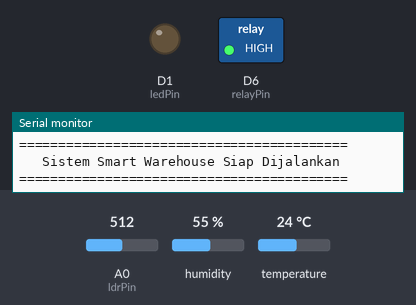
This sketch was run on a simulated ESP8266 (NodeMCU). Parts: switched loads named in the sketch (green lamp = pin HIGH), output pins drawn as LEDs (lit = HIGH), the last lines printed to the serial monitor. The test bench sets the inputs (shaded band); at power-on: A0 (ldrPin) = 512, humidity 55 %, temperature 24 °C.

Above: at 0.1 s.
At 2.1 s:
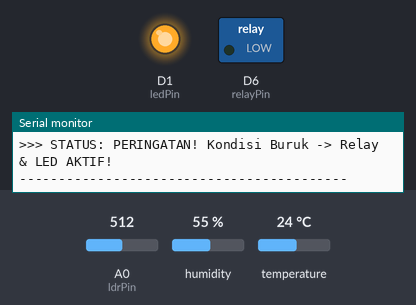
Timing chart, 0 to 3.6 s (numbered marks = the images above):
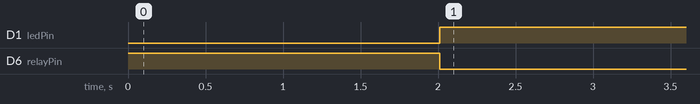

Measured:
- by itself, D1 (ledPin): LOW → HIGH at 2.0 s
- by itself, D6 (relayPin): HIGH → LOW at 2.0 s

The sketch:

Praktikum2.1.ino
```cpp
#include <DHT.h>

// Deklarasi Pin Fisik NodeMCU
const byte ldrPin   = A0; // Pin A0 untuk LDR
const byte dhtPin   = D5; // Pin D5 untuk DHT
const byte relayPin = D6; // Pin D6 untuk Relay
const byte ledPin   = D1; // Pin D1 untuk LED Indikator

// Tipe sensor DHT22 (sensor putih)
#define DHTTYPE DHT22
DHT dht(dhtPin, DHTTYPE);

void setup() {
  Serial.begin(115200);
  dht.begin();

  // Konfigurasi pin aktuator
  pinMode(relayPin, OUTPUT);
  pinMode(ledPin, OUTPUT);

  // KONDISI AWAL (Default MATI)
  digitalWrite(relayPin, HIGH); // Relay Active-Low (HIGH = MATI)
  digitalWrite(ledPin, LOW);    // LED Indikator (LOW = MATI)

  Serial.println("\n==========================================");
  Serial.println("   Sistem Smart Warehouse Siap Dijalankan ");
  Serial.println("==========================================");
}

void loop() {
  // Jeda 2 detik wajib untuk sensor DHT
  delay(2000);

  // Pembacaan sensor
  int ldrValue = analogRead(ldrPin);
  float temp = dht.readTemperature();

  // Print data LDR ke Serial Monitor
  Serial.print("Cahaya (ADC): ");
  Serial.print(ldrValue);

  // Cek apakah pembacaan DHT error (NaN)
  if (isnan(temp)) {
    Serial.println(" | Suhu: [DHT ERROR/KABEL LOOSE]");
    temp = 0.0;
  } else {
    Serial.print(" | Suhu: ");
    Serial.print(temp);
    Serial.println(" °C");
  }

  // =========================================================================
  // TIPS TESTING: Batas ambang diturunkan/dinaikkan agar gampang dites
  // - Suhu > 20.0 (supaya suhu ruangan biasa langsung terdeteksi panas)
  // - ATAU LDR < 1023 (supaya dalam kondisi terang pun LDR langsung memicu nyala)
  // Ganti kembali nilainya sesuai modul praktikum setelah selesai uji coba!
  // =========================================================================
  if (temp > 20.0 || ldrValue < 1023) {
    digitalWrite(relayPin, LOW); // Relay Active-Low (LOW = ON / Berbunyi Klik)
    digitalWrite(ledPin, HIGH);  // LED Indikator ON

    Serial.println(">>> STATUS: PERINGATAN! Kondisi Buruk -> Relay & LED AKTIF!");
  } else {
    digitalWrite(relayPin, HIGH); // Relay Active-Low (HIGH = OFF)
    digitalWrite(ledPin, LOW);   // LED Indikator OFF

    Serial.println(">>> STATUS: Kondisi Ruangan Aman.");
  }

  Serial.println("------------------------------------------");
}
```
